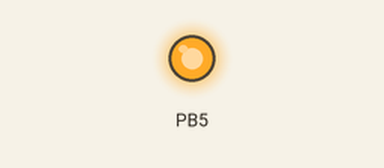
Simulated run of this program. Board: ATmega328P, built with avr-gcc and emulated at 1 MHz. Parts: output pins drawn as LEDs (lit = HIGH). At 0.0 s the program stops and its outputs stay as they are.

Above: at 0.1 s.
Timing chart, 0 to 1.5 s (numbered marks = the images above):
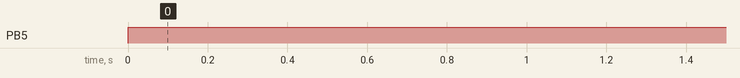

Measured:
- by itself, PB5: LOW → HIGH at 0.00 s

The program:

main.c
```c
//" ¡No copies y pegues el código, analízalo e inspirate en el! "

/*************************************************************************
 *   Copyright (C) 2022 by Jesús Daniel                                  *
 *   jesus.garzacmn@uanl.edu.mx                                          *
 *   Attribution-NonCommercial-ShareAlike 3.0(CC-BY-NC-SA 3.0)           *
 *   https://creativecommons.org/licenses/by-nc-sa/3.0/                  *
 *                                                                       *
 *   Ejemplo práctica N° 0 - Lab. Microcontroladores                     *
 *   Dispositivo: atmega328p                                             *
 *   Lenguaje C                                                          *
 *   Rev: 1.0                                                            *
 *   Licencia:                                                           *
 *                                                     Fecha: 22/07/22   *
 ************************************************************************/

//comentario corto
/*comentario largoooooo

 */
//atmega328p

//--Bibliotecas
#include <avr/io.h> //I/O del AVR
#define F_CPU 1000000UL //1 Mhz velocidad del cristal interno

//-----------------Main---------------------//
int main(void)//se ejecuta una vez (setup)
{
//DDRX =  Registro interno de 8 bits donde se declara si es una entrada o salida
//0b =  dato en binario
	        //76543210 numero de los bits del registro
	DDRB  = 0b00100000; //PORTB5 se declara como salida

//PORTX =  Registro de interno 8 bits donde se declara si está encendido o apagado
//0b =  dato en binario
	        //76543210 numero de los bits del registro
	PORTB = 0b00100000; //PORTB5 se enciende

//-----------------while---------------------//
    while (1) //bucle infinito (loop)
    {
		  //do nothing()
    }//Fin_while
}//Fin_main
```
